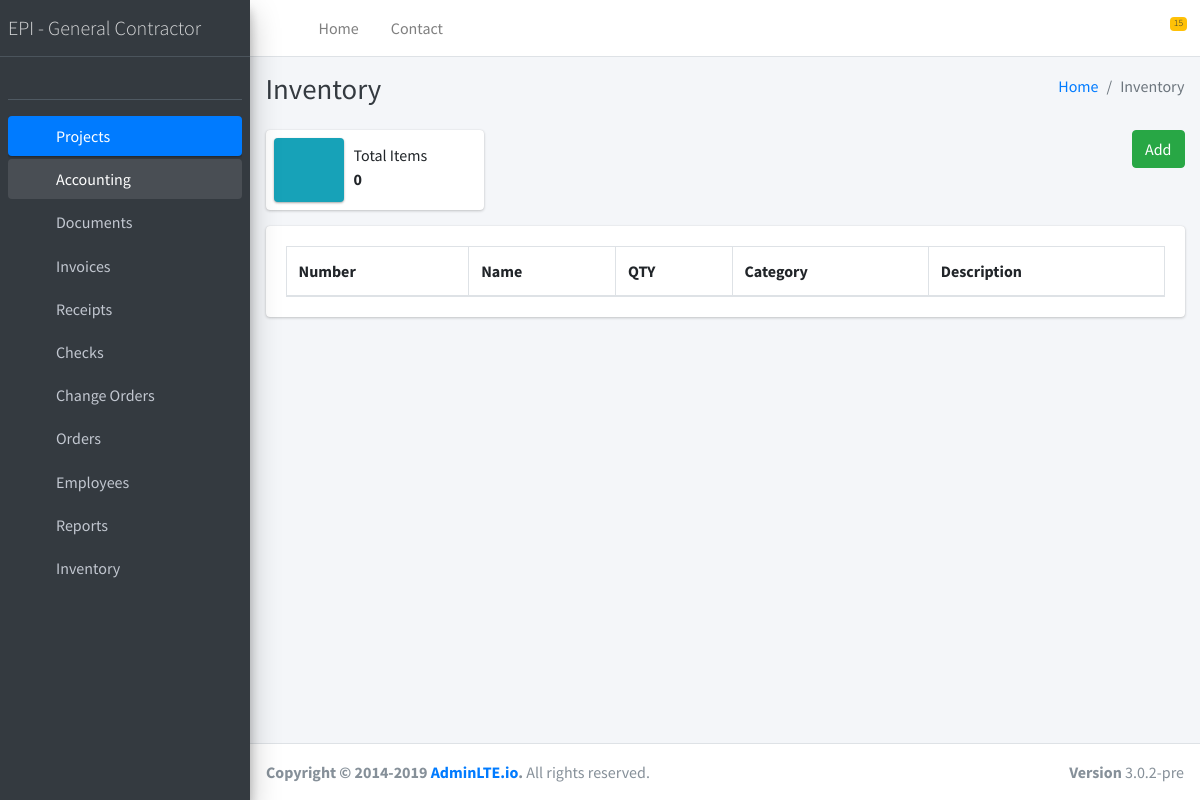
The app's page /inventory/, older data.
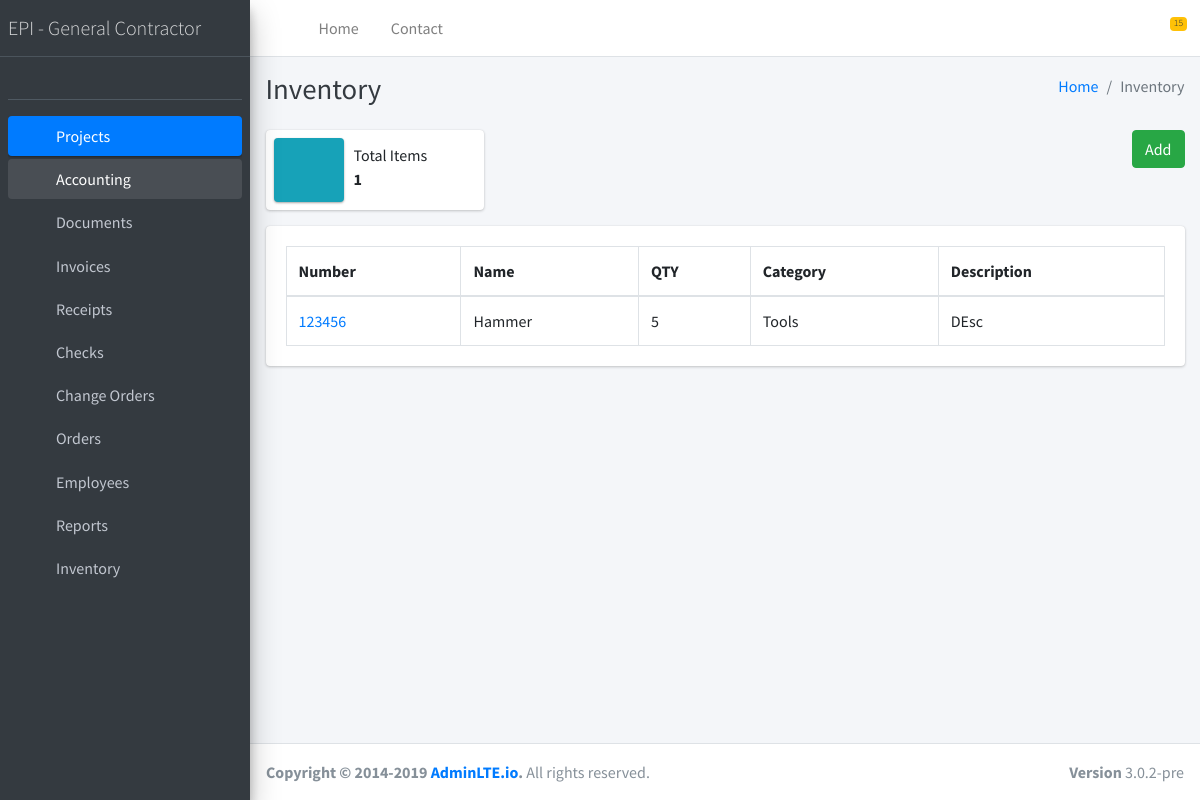
The same page, newer data.
### inventory/models.py (models this page shows, shortened)
class Inventory(models.Model):
    name = models.CharField(max_length=255)
    qty = models.IntegerField(blank=True)
    number = models.CharField(max_length=255, blank=True)
    description = models.TextField(blank=True)
    category = models.ForeignKey(Inventory_category, models.SET_NULL, blank=True, null=True)
    file = models.ForeignKey(Files_storage, models.SET_NULL, blank=True, null=True)
    created_at = models.DateTimeField(auto_now=True)
    updated_at = models.DateTimeField(auto_now_add=True)

class Inventory_category(models.Model):
    name = models.CharField(max_length=255)
    created_at = models.DateTimeField(auto_now=True)
    updated_at = models.DateTimeField(auto_now_add=True)

### inventory/views.py (the view)
def index(request, template_name='inventory/index.html'):
    list = Inventory.objects.filter()
    data = {
        'list': list
    }
    return render(request, template_name, data)

### templates/inventory/index.html (shortened to what this page needs)
{% extends 'base.html' %}
{% load static %}
{% block content %}
  <div class="content-wrapper">
    <div class="content-header">
      <div class="container-fluid">
        <div class="row mb-2">
          <div class="col-sm-6">
            <h1 class="m-0 text-dark">Inventory</h1>
          </div>
          <div class="col-sm-6">
            <ol class="breadcrumb float-sm-right">
              <li class="breadcrumb-item"><a href="#">Home</a></li>
              <li class="breadcrumb-item active">Inventory</li>
            </ol>
          </div>
        </div>
      </div>
    </div>
    <section class="content">
      <div class="container-fluid">
        <div class="row">
          <div class="col-12 col-sm-6 col-md-3">
            <div class="info-box">
              <span class="info-box-icon bg-info elevation-1"><i class="far fa-money-bill-alt"></i></span>
              <div class="info-box-content">
                <span class="info-box-text">Total Items</span>
                <span class="info-box-number">
                    {{ list.count }}
                </span>
              </div>
            </div>
          </div>
            <div class="col-12 col-sm-6 col-md-3 offset-md-6 text-right">
                <a href="{% url 'inventory_create' %}" class="btn btn-success">Add</a>
            </div>
        </div>
          <div class="row">
          <div class="col-12">
          <div class="card">
              <div class="card-body">
                <table id="inspection_table" class="table table-bordered table-condensed">
                  <thead>
                    <tr>
                        <th>Number</th>
                        <th>Name</th>
                        <th>QTY</th>
                        <th>Category</th>
                        <th>Description</th>
                    </tr>
                  </thead>
                  <tbody>
                    {% for item in list %}
                    <tr>
                        <td><a href="{% url 'inventory_read' item.id %}">{{ item.number }}</a></td>
                        <td>{{ item.name }}</td>
                        <td>{{ item.qty }}</td>
                        <td>{{ item.category.name }}</td>
                        <td>{{ item.description|slice:100 }}</td>
                    </tr>
                    {% endfor %}
                  </tbody>
                </table>
              </div>
            </div>
          </div>
        </div>
      </div>
    </section>
  </div>
{% endblock content %}

Row changes from the older to the newer data that the page shows:
added Inventory: number "123456", name "Hammer", qty "5", category.name "Tools", description "DEsc"
Text that changed along with them:
{{ list.count }}: "0" → "1"
